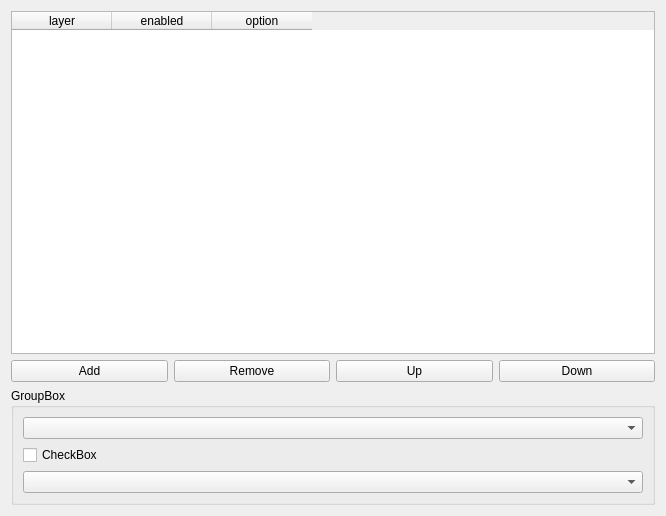
<?xml version="1.0" encoding="UTF-8"?>
<ui version="4.0">
 <class>Form</class>
 <widget class="QWidget" name="Form">
  <property name="geometry">
   <rect>
    <x>0</x>
    <y>0</y>
    <width>666</width>
    <height>516</height>
   </rect>
  </property>
  <property name="windowTitle">
   <string>Form</string>
  </property>
  <layout class="QVBoxLayout" name="verticalLayout_2">
   <item>
    <widget class="QTableWidget" name="table_widget">
     <column>
      <property name="text">
       <string>layer</string>
      </property>
     </column>
     <column>
      <property name="text">
       <string>enabled</string>
      </property>
     </column>
     <column>
      <property name="text">
       <string>option</string>
      </property>
     </column>
    </widget>
   </item>
   <item>
    <layout class="QHBoxLayout" name="horizontalLayout">
     <item>
      <widget class="QPushButton" name="button_add">
       <property name="text">
        <string>Add</string>
       </property>
      </widget>
     </item>
     <item>
      <widget class="QPushButton" name="button_remove">
       <property name="text">
        <string>Remove</string>
       </property>
      </widget>
     </item>
     <item>
      <widget class="QPushButton" name="button_up">
       <property name="text">
        <string>Up</string>
       </property>
      </widget>
     </item>
     <item>
      <widget class="QPushButton" name="button_down">
       <property name="text">
        <string>Down</string>
       </property>
      </widget>
     </item>
    </layout>
   </item>
   <item>
    <widget class="QGroupBox" name="form_group">
     <property name="title">
      <string>GroupBox</string>
     </property>
     <layout class="QVBoxLayout" name="verticalLayout">
      <item>
       <widget class="QgsMapLayerComboBox" name="combo_layer"/>
      </item>
      <item>
       <widget class="QCheckBox" name="check_box">
        <property name="text">
         <string>CheckBox</string>
        </property>
       </widget>
      </item>
      <item>
       <widget class="QComboBox" name="combo_box"/>
      </item>
     </layout>
    </widget>
   </item>
  </layout>
 </widget>
 <customwidgets>
  <customwidget>
   <class>QgsMapLayerComboBox</class>
   <extends>QComboBox</extends>
   <header>qgis.gui</header>
  </customwidget>
 </customwidgets>
 <resources/>
 <connections/>
</ui>
